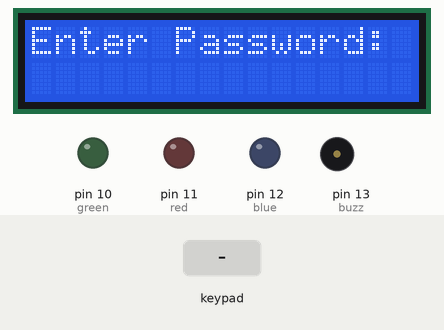
This sketch was run on a simulated Arduino Uno, built with avr-gcc and run on an emulated ATmega328P. Shown: 16×2 character LCD, output pins drawn as LEDs (lit = HIGH), buzzer (waves = sounding, pin HIGH). Inputs (shaded band) come from the test bench.

Above: at 1.2 s.
1.3 s: keypad keys 1 2 3 A 4 5 6 pressed 0.4 s apart
At 2.71 s:
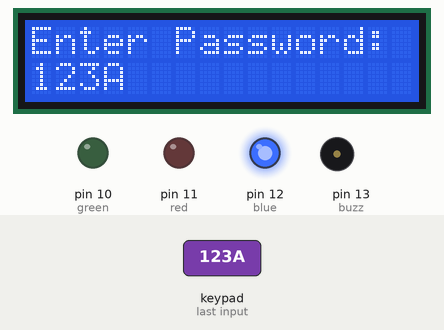
At 5.2 s:
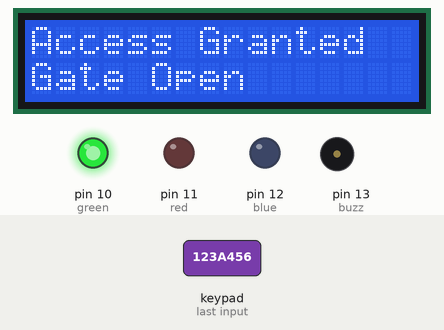
5.6 s: key 'B' pressed
8.6 s: keypad keys 1 2 3 A 4 5 6 # pressed 0.4 s apart
At 11.2 s:
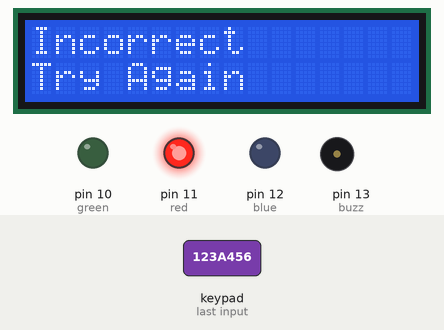
Timing chart, 0 to 27.2 s (numbered marks = the images above; inputs shaded):
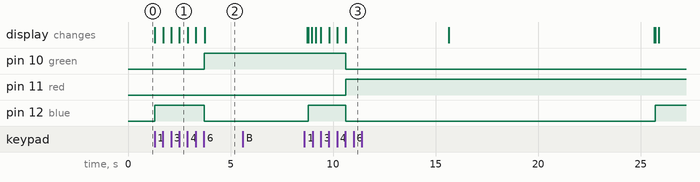

Measured:
- after the input at 1.3 s, pin 10 (green): LOW → HIGH after 2.4 s; pin 12 (blue): LOW → HIGH at once, → LOW 2.4 s later; the display: first changes at once (image 1 shows a later state)
- after the input at 5.6 s, every drawn part: stays the same
- after the input at 8.6 s, pin 10 (green): HIGH → LOW after 2.0 s; pin 11 (red): LOW → HIGH after 2.0 s

The sketch:

lcd.ino
```cpp
#include <Keypad.h>
#include <LiquidCrystal_I2C.h>
#include <Wire.h>
#include <LCD_I2C.h>
#include <EEPROM.h>
#define Password_Length 8

char Data[Password_Length];
char Master[Password_Length] = "123A456";
byte data_count = 0, master_count = 0;
int Attempt=1;
bool Pass_is_good;
char customKey;
int position = 0;
const byte ROWS = 4;
const byte COLS = 4;
char keys[ROWS][COLS] = {
{'1','2','3','A'},
{'4','5','6','B'},
{'7','8','9','C'},
{'*','0','#','D'}
};

byte rowPins[ROWS] = { 9, 8, 7, 6 };
byte colPins[COLS] = { 5, 4, 3, 2 };
Keypad customKeypad = Keypad( makeKeymap(keys), rowPins, colPins, ROWS, COLS );
int red = 11;
int green = 10;
int blue =12;
int buzz=13;
int i=1;
LiquidCrystal_I2C lcd(0x27, 16, 2);
void setup()
{
 lcd.init();
 lcd.backlight();
pinMode(red, OUTPUT);
pinMode(green, OUTPUT);
pinMode(blue,OUTPUT);
pinMode(buzz,OUTPUT);
}

void loop(){
  lcd.setCursor(0,0);
  lcd.print("Enter Password:");
  customKey = customKeypad.getKey();
  if (customKey){
    digitalWrite(blue,HIGH);
    Data[data_count] = customKey;
    lcd.setCursor(data_count,1);
    lcd.print(Data[data_count]);
    data_count++;
    }
  if(data_count == Password_Length-1){

    lcd.clear();
    if(!strcmp(Data, Master)){
      digitalWrite(red,LOW);
      digitalWrite(green,HIGH);
      digitalWrite(blue,LOW);
      lcd.print("Access Granted");
      lcd.setCursor(0,1);
      lcd.print("Gate Open");
      delay(5000);

      }
    else{
      for(i=1;i<4;i++){
      if(!strcmp(Data, Master)){
        digitalWrite(red,LOW);
      digitalWrite(green,HIGH);
      digitalWrite(blue,LOW);
      lcd.print("Access Granted");
      lcd.setCursor(0,1);
      lcd.print("Gate Open");
      }
      else{
      digitalWrite(red,HIGH);
      digitalWrite(green,LOW);
      digitalWrite(blue,LOW);
      lcd.print("Incorrect");
      lcd.setCursor(0,1);
      lcd.print("Try Again");
      delay(5000);
      }
      }
      }
      if(i>4){
      digitalWrite(buzz,HIGH);
      }
      else{
        digitalWrite(buzz,LOW);
      }
      Serial.print(i);
        lcd.clear();
    clearData();
  }
}
void clearData(){
  while(data_count !=0){
    Data[data_count--] = 0;
  }
  return;
}
```
